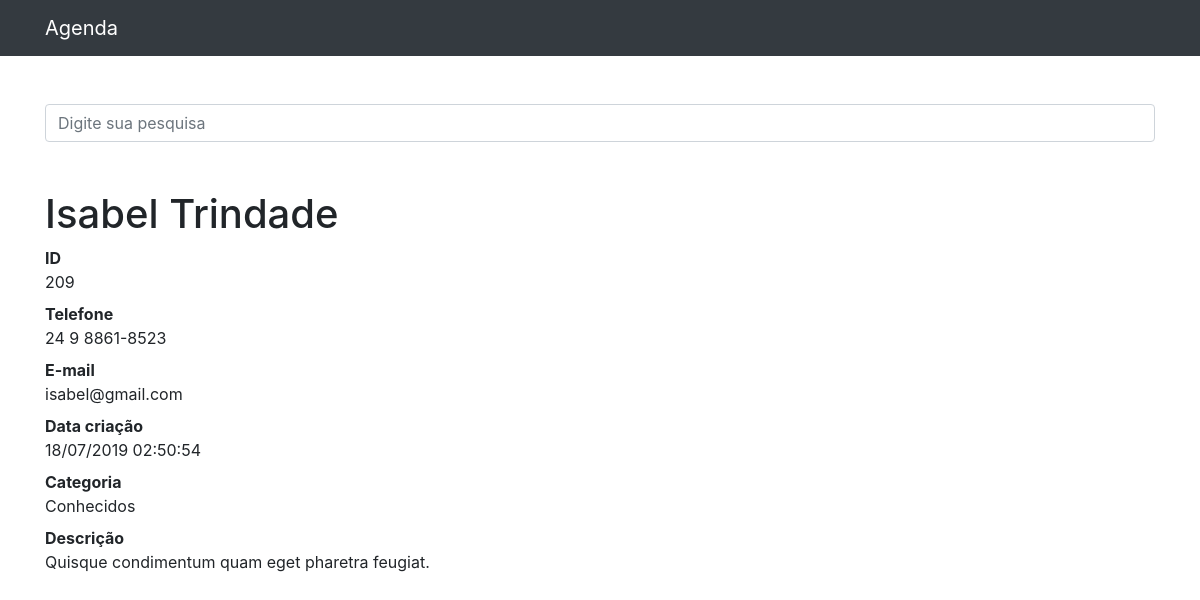
/209, run on the app's committed database.
### contatos/models.py (models this page shows, shortened)
class Contato(models.Model):
    nome = models.CharField(max_length=150)
    sobrenome = models.CharField(max_length=255, blank=True)
    telefone = models.CharField(max_length=255)
    email = models.CharField(max_length=255, blank=True)
    data_criacao = models.DateTimeField(default=timezone.now)
    descricao = models.TextField(blank=True)
    categoria = models.ForeignKey(Categoria, on_delete=models.DO_NOTHING)
    mostrar = models.BooleanField(default=True)
    foto = models.ImageField(blank=True, upload_to='fotos/%Y/%m/')

class Categoria(models.Model):
    nome = models.CharField(max_length=255)
    def __str__(self):
        return self.nome

### contatos/views.py (the view)
# urls.py: path('<int:contato_id>', views.ver_contato, name='ver_contato'),
def ver_contato(request, contato_id):
    contato = get_object_or_404(Contato, id=contato_id)
    if not contato.mostrar:
        raise Http404()
    return render(request, 'contatos/ver_contato.html', {
        'contato': contato
    })

### contatos/templates/contatos/ver_contato.html (shortened to what this page needs)
{% extends 'base.html' %}
{%block conteudo%}
  <h1 class="mt-5">{{ contato.nome }} {{ contato.sobrenome }}</h1>
  <dl>
    <dt>ID</dt>
    <dd>{{ contato.id }}</dd>
    <dt>Telefone</dt>
    <dd>{{ contato.telefone }}</dd>
    <dt>E-mail</dt>
    <dd>{{ contato.email }}</dd>
    <dt>Data criação</dt>
    <dd>{{ contato.data_criacao|date:'d/m/Y H:i:s' }}</dd>
    <dt>Categoria</dt>
    <dd>{{ contato.categoria }}</dd>
    <dt>Descrição</dt>
    <dd>{{ contato.descricao }}</dd>
  </dl>
{%endblock%}

### data on the page
Contato: nome "Isabel", sobrenome "Trindade", id "209", telefone "24 9 8861-8523", email "isabel@gmail.com", data_criacao "18/07/2019 02:50:54", categoria "Conhecidos", descricao "Quisque condimentum quam eget pharetra feugiat."
